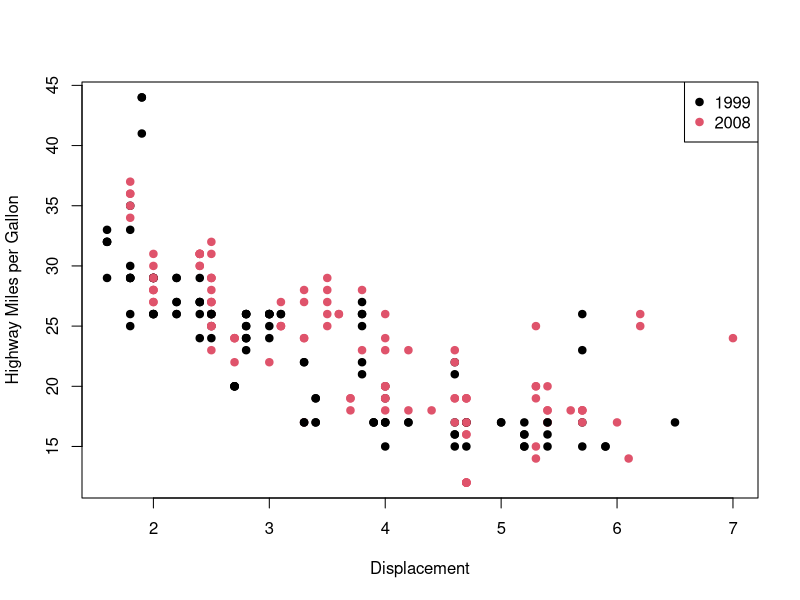

The R script that drew this image:
## ---- chunk 1
# Set a CRAN mirror for package installations
options(repos = c(CRAN = "https://cran.rstudio.com/"))
# Load necessary libraries
library(emmeans)
## ---- chunk 2
# Load the ggplot2 package to access the mpg dataset
library(ggplot2)

# Load the mpg dataset explicitly
data(mpg)

# Scatter plot with base R
plot(mpg$displ, mpg$hwy, col = as.factor(mpg$year), 
     xlab = "Displacement", ylab = "Highway Miles per Gallon", pch = 19)

# Add a legend to differentiate the years
legend("topright", legend = unique(mpg$year), col = unique(as.factor(mpg$year)), pch = 19)

# Use base R to filter the data where cyl equals 8
subset(mpg, cyl == '8')

## ---- chunk 3
# 1. Input the dimensions of the cylinder
height <- 3.2
radius <- 5.5

# 2. Use the formula to calculate the volume of a cylinder
volume <- pi * radius^2 * height

# 3. Round volume to 2 decimal places
rounded_volume <- round(volume, 2)

# Display the answer
rounded_volume

## ---- chunk 4
# Load the pwr package
library(pwr)

# Example: Calculate the required sample size (n)
# Using an effect size (d) of 0.5, power of 0.8, and significance level of 0.05
pwr.t.test(d = 0.5, power = 0.8, sig.level = 0.05, type = "two.sample")
## ---- chunk 5

set.seed(123)
matrix_with_na <- matrix(sample(c(NA, 1:9), 9, replace = TRUE), nrow = 3)
copy_of_original <- matrix_with_na
matrix_with_na[1, 2] <- NA
matrix_with_na[2, 3] <- NA
matrix_with_na[3, 1] <- NA
print("Original Matrix with NAs:")
print(matrix_with_na)
list_with_values <- as.list(as.character(matrix(1:9, nrow = 3)))
print(list_with_values)
for (i in 1:3) {
  for (j in 1:3) {
    if (is.na(matrix_with_na[i, j])) {
      matrix_with_na[i, j] <- list_with_values[[(i - 1) * 3 + j]]
    }
  }
}
print("Matrix after filling NAs:")
print(matrix_with_na)
mean_matrix <- mean(copy_of_original, na.rm = TRUE)
mean_of_original_copy <- mean(copy_of_original, na.rm = TRUE)
print("Mean of original matrix copy (with NAs removed):")
print(mean_of_original_copy)
print("Mean of filled matrix:")
print(mean_matrix)
## ---- chunk 6
# Load necessary package
install.packages('emmeans')
library(emmeans)



run_anova_posthoc <- function() {
  # Perform ANOVA on the iris dataset
  anova_result <- aov(Sepal.Length ~ Species, data = iris)
  
  # Perform post-hoc test using emmeans
  posthoc_result <- emmeans(anova_result, pairwise ~ Species)
  
  # Extract comparisons as a data frame
  comparisons <- as.data.frame(posthoc_result$contrasts)
  
  # Creating the output data frame with correct column names
  comparisons_df <- data.frame(Species_Comparison = comparisons$contrast,
                               Estimate = comparisons$estimate,
                               P_Value = comparisons$p.value)
  
  return(comparisons_df)
}

run_anova_posthoc()

## ---- chunk 7
# Load package for data wrangling
install.packages('dplyr')
library(dplyr)  # The dplyr package helps with data manipulation like grouping and summarizing data.

# Step 1: Calculate the overall mean of Sepal Length
overall_mean <- mean(iris$Sepal.Length)
# `mean()` is a base R function that calculates the average of all Sepal Length values.

# Step 2: Calculate the mean Sepal Length for each Species
species_means <- iris %>%
  group_by(Species) %>%            # `group_by()` (from dplyr) organizes data by Species.
  summarise(mean_sepal_length = mean(Sepal.Length))  # `summarise()` calculates the mean Sepal Length for each Species group.

# Step 3: Calculate the Total Sum of Squares (SST)
sst <- sum((iris$Sepal.Length - overall_mean)^2)
# The total sum of squares (SST) is calculated by squaring the differences between each Sepal Length and the overall mean, then adding them up.

# Step 4: Calculate the Sum of Squares Between Groups (SSB)
ssb <- sum(table(iris$Species) * (species_means$mean_sepal_length - overall_mean)^2)
# `table(iris$Species)` counts the number of each Species, and we multiply these counts by the squared differences between each Species mean and the overall mean.

# Step 5: Calculate the Sum of Squares Within Groups (SSW)
ssw <- sum((iris %>% 
              left_join(species_means, by = "Species") %>%  # `left_join()` (from dplyr) combines the species means with the original data based on Species.
              mutate(squared_diff = (Sepal.Length - mean_sepal_length)^2))$squared_diff)
# Here, `mutate()` (from dplyr) creates a new column for each row showing the squared difference between Sepal Length and the Species mean.

# Step 6: Calculate the Degrees of Freedom
df_between <- length(unique(iris$Species)) - 1  # Degrees of freedom between groups (number of species - 1)
df_within <- nrow(iris) - length(unique(iris$Species))  # Degrees of freedom within groups (total rows - number of species)

# Step 7: Calculate the Mean Squares
ms_between <- ssb / df_between  # Mean square between groups is the SSB divided by df_between.
ms_within <- ssw / df_within    # Mean square within groups is the SSW divided by df_within.

# Step 8: Calculate the F Statistic
f_statistic <- ms_between / ms_within
f_statistic  # Print the F statistic

## ---- chunk 8
# Step 1: Calculate the overall mean of Sepal Length
overall_mean <- mean(iris$Sepal.Length)
# The `mean()` function calculates the average value of Sepal Length for all flowers in the dataset.

# Step 2: Calculate the Sum of Squares Total (SST)
sst <- sum((iris$Sepal.Length - overall_mean)^2)
# Here, we subtract the overall mean from each Sepal Length value, square the differences, and then add them up with `sum()`.
# `sum()` adds up all the squared differences to get the total variation (SST) across all data points.

# Print the Sum of Squares Total
sst

## ---- chunk 9
# Step 1: Create a nested list with three levels
my_list <- list(
  list(
    list(1, 2, 3),      # First nested list at the deepest level
    list(4, 5, 6)       # Second nested list at the deepest level
  ),
  list(
    list(7, 8, 9),      # Third nested list at the deepest level
    list(10, 11, 12)    # Fourth nested list at the deepest level
  )
)

# Step 2: Access a specific element from within the deepest level
# For example, I want to access the number 11 from the deepest level

element <- my_list[[2]][[2]][[2]]
# Explanation of indexing:
# - my_list[[2]] selects the second top-level element in my_list.
# - [[2]] within that element selects the second list within the second top-level list.
# - [[2]] within that sub-list selects the second element within the second list, which is 11.

# Print the accessed element
element
